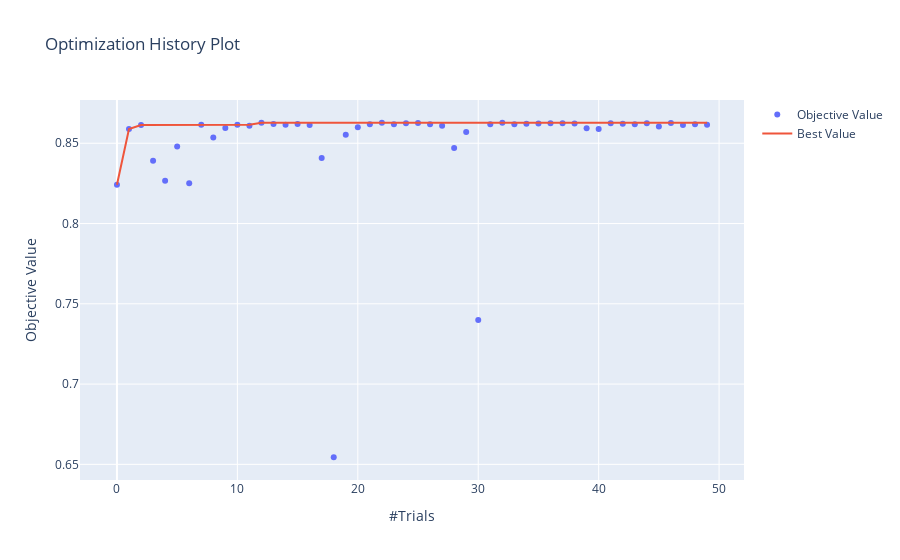

This figure's notebook cell:
### Code cell
optuna.visualization.plot_optimization_history(rf_study)
